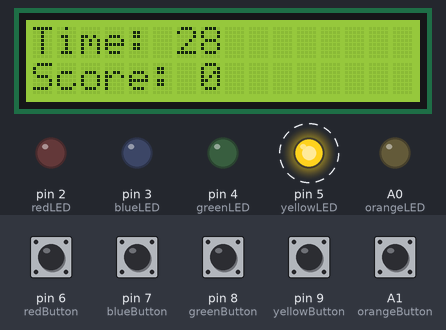
A sketch run on a simulated Arduino Uno, built with avr-gcc and run on an emulated ATmega328P. On the bench: 16×2 character LCD, output pins drawn as LEDs (lit = HIGH). Dashed ring = blinking. The inputs (shaded band) are chosen by the test bench; at power-on: A1 (orangeButton), pin 6 (redButton), pin 7 (blueButton), pin 8 (greenButton), pin 9 (yellowButton) LOW. Random numbers use the default seed unless the sketch sets one; what the sketch prints to the serial monitor is not drawn.

Above: at 1.2 s.
1.3 s: pin 6 (redButton) pulled HIGH for 0.15 s
At 1.77 s:
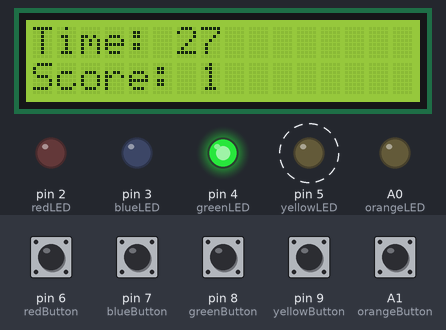
2.0 s: pin 9 (yellowButton) pulled HIGH for 0.15 s
At 2.38 s:
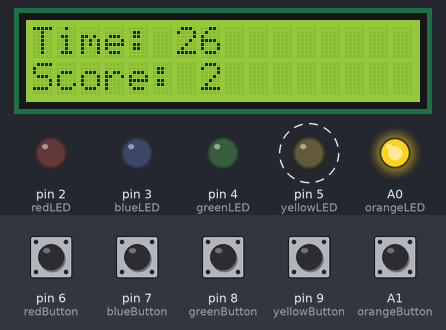
2.7 s: pin 6 (redButton) pulled HIGH for 1 s
At 3.9 s:
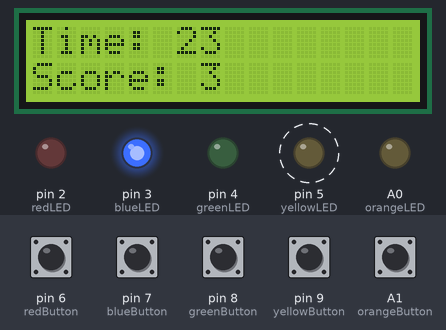
4.3 s: pin 8 (greenButton) pulled HIGH for 0.15 s
At 4.81 s:
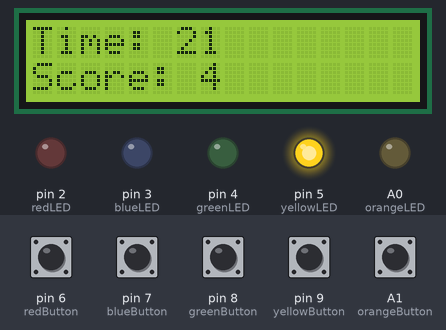
5.0 s: pin 7 (blueButton) pulled HIGH for 1 s
At 6.31 s:
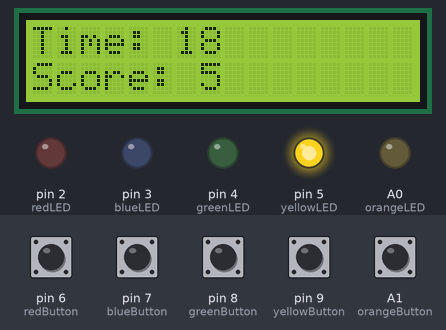
6.6 s: A1 (orangeButton) pulled HIGH for 1 s
At 9.84 s:
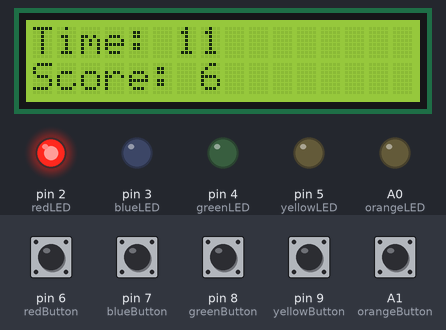
Timing chart, 0 to 11.5 s (numbered marks = the images above; inputs shaded):
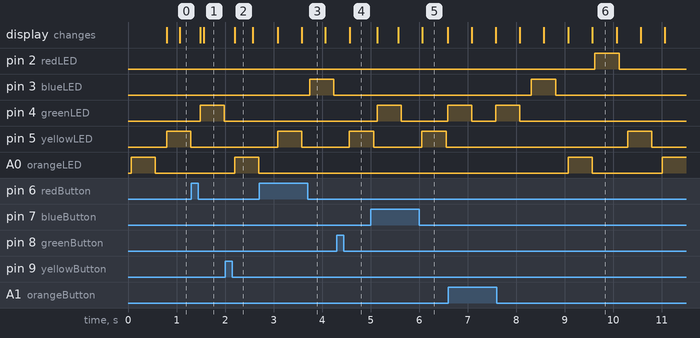

The sketch:

Whack_A_Mole.ino
```cpp
#include <LiquidCrystal.h>

LiquidCrystal lcd_1(1, 0, 13, 12, 11, 10);

const int redLED = 2;
const int blueLED = 3;
const int greenLED = 4;
const int yellowLED = 5;
const int orangeLED = A0;

const int redButton = 6;
const int blueButton = 7;
const int greenButton = 8;
const int yellowButton = 9;
const int orangeButton = A1;

int lightColor;
int last_lightcolor;
int score=0;
int timeDisplay=30;

unsigned long startTime;
unsigned long currentTime;
unsigned long startTimeRound;
unsigned long currentTimeRound;

int lcdarr[] = {2,3,4,5,A0};

void setup() {
  Serial.begin(9600);
  lcd_1.begin(16, 2);
  pinMode(redLED, OUTPUT);
  pinMode(blueLED, OUTPUT);
  pinMode(greenLED, OUTPUT);
  pinMode(yellowLED, OUTPUT);
  pinMode(orangeLED,OUTPUT);
  pinMode(redButton, INPUT);
  pinMode(blueButton, INPUT);
  pinMode(greenButton, INPUT);
  pinMode(yellowButton, INPUT);
  pinMode(orangeButton, INPUT);
  randomSeed(analogRead(0));
}

void loop() {
  if(timeDisplay>0){
  //startRoutine();
  playRoutine();
   // endRoutine();
  }
}

void startRoutine(){

  lcd_1.begin(16, 2);
  lcd_1.print("3");
  delay(1000);
  lcd_1.clear();
  lcd_1.print("2");
  delay(1000);
  lcd_1.clear();
  lcd_1.print("1");
  delay(1000);
  lcd_1.clear();
  lcd_1.print("START!");
  delay(1000);
  lcd_1.clear();
}

void playRoutine(){

  startTime = millis();
  currentTime = millis();
  int elapsedTime = 0;
  lcd_1.setCursor(6, 0);
  lcd_1.print("30");
 // int timeDisplay=30;

  while(timeDisplay>0){

    startTimeRound = millis();
    currentTimeRound = millis();
    int elapsedTimeRound = 0;
    do
    {lightColor = lcdarr[random(0, 5)];
    }
    while(lightColor==last_lightcolor);
    last_lightcolor=lightColor;//updates last color tracker

    while(elapsedTimeRound<=500){

      currentTime = millis();
      lcd_1.setCursor(0, 0);
      lcd_1.print("Time: ");
      lcd_1.setCursor(6, 0);
      timeDisplay=30-(elapsedTime/500);
      lcd_1.print(timeDisplay);
      lcd_1.print(" ");
      currentTime = millis();
      elapsedTime = currentTime - startTime;

      lcd_1.setCursor(0, 1);
      lcd_1.print("Score: ");
      lcd_1.setCursor(7, 1);
      lcd_1.print(score);

      digitalWrite(lightColor, HIGH);

      currentTimeRound = millis();
      elapsedTimeRound = currentTimeRound - startTimeRound;

      if(lightColor==2&&digitalRead(redButton)==HIGH){
        score=score+1;
        elapsedTimeRound = 1000;
      }
      if(lightColor==3&&digitalRead(blueButton)==HIGH){
        score=score+1;
        elapsedTimeRound = 1000;
      }
      if(lightColor==4&&digitalRead(greenButton)==HIGH){
        score=score+1;
        elapsedTimeRound = 1000;
      }
      if(lightColor==5&&digitalRead(yellowButton)==HIGH){
        score=score+1;
        elapsedTimeRound = 1000;
      }
      if(lightColor==A0&&digitalRead(orangeButton)==HIGH){
        score=score+1;
        elapsedTimeRound = 1000;
      }
    }
    digitalWrite(lightColor, LOW);
    Serial.print("Score: ");
    Serial.println(score);
    int del=random(10,300);
    delay(del);
  }
}

void endRoutine(){
  lcd_1.clear();
  lcd_1.setCursor(0, 0);
  lcd_1.print("GAME OVER!");
  lcd_1.setCursor(0, 1);
  lcd_1.print("TOTAL SCORE: ");
  lcd_1.setCursor(13, 1);
  lcd_1.print(score);
  //delay(10000);
}
```

Measured:
- after the input at 4.3 s, pin 5 (yellowLED): LOW → HIGH after 0.26 s
- what the display in image 5 shows lasts 0.5 s, from 6.1 s to 6.6 s
